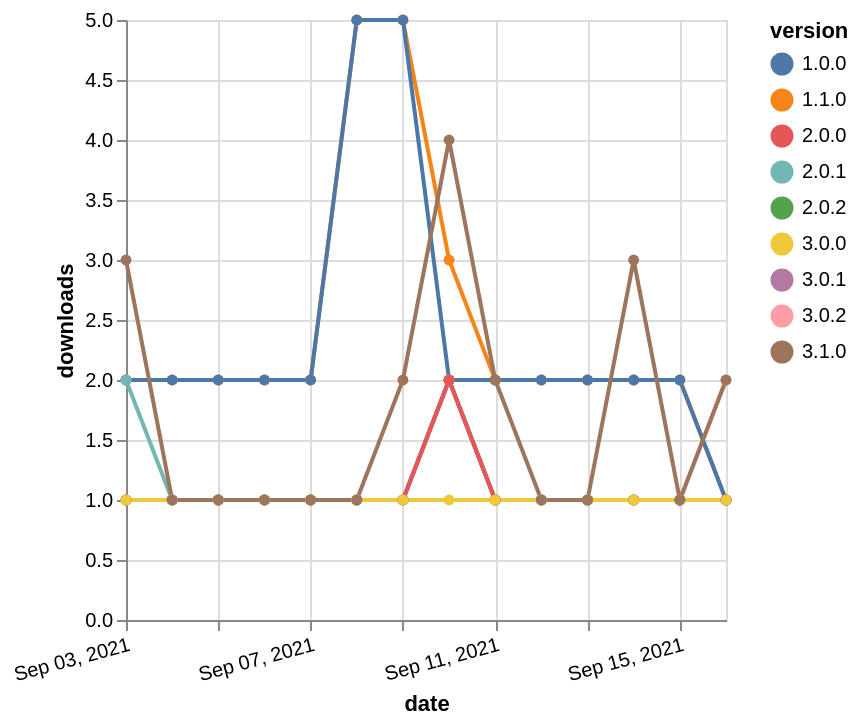

The Vega-Lite source for this figure:
### Vega-Lite specification from a JSON file in a GitHub repository (floating-point values rounded to 4 significant figures)
{"$schema": "https://vega.github.io/schema/vega-lite/v5.json", "description": "A simple bar chart with embedded data.", "data": {"values": [{"date": "2021-09-03", "total": 215, "delta": 1, "version": "2.0.2"}, {"date": "2021-09-04", "total": 216, "delta": 1, "version": "2.0.2"}, {"date": "2021-09-05", "total": 217, "delta": 1, "version": "2.0.2"}, {"date": "2021-09-06", "total": 218, "delta": 1, "version": "2.0.2"}, {"date": "2021-09-07", "total": 219, "delta": 1, "version": "2.0.2"}, {"date": "2021-09-08", "total": 220, "delta": 1, "version": "2.0.2"}, {"date": "2021-09-09", "total": 221, "delta": 1, "version": "2.0.2"}, {"date": "2021-09-10", "total": 223, "delta": 2, "version": "2.0.2"}, {"date": "2021-09-11", "total": 224, "delta": 1, "version": "2.0.2"}, {"date": "2021-09-12", "total": 225, "delta": 1, "version": "2.0.2"}, {"date": "2021-09-13", "total": 226, "delta": 1, "version": "2.0.2"}, {"date": "2021-09-14", "total": 227, "delta": 1, "version": "2.0.2"}, {"date": "2021-09-15", "total": 228, "delta": 1, "version": "2.0.2"}, {"date": "2021-09-16", "total": 229, "delta": 1, "version": "2.0.2"}, {"date": "2021-09-03", "total": 238, "delta": 1, "version": "3.0.2"}, {"date": "2021-09-04", "total": 239, "delta": 1, "version": "3.0.2"}, {"date": "2021-09-05", "total": 240, "delta": 1, "version": "3.0.2"}, {"date": "2021-09-06", "total": 241, "delta": 1, "version": "3.0.2"}, {"date": "2021-09-07", "total": 242, "delta": 1, "version": "3.0.2"}, {"date": "2021-09-08", "total": 243, "delta": 1, "version": "3.0.2"}, {"date": "2021-09-09", "total": 244, "delta": 1, "version": "3.0.2"}, {"date": "2021-09-10", "total": 246, "delta": 2, "version": "3.0.2"}, {"date": "2021-09-11", "total": 247, "delta": 1, "version": "3.0.2"}, {"date": "2021-09-12", "total": 248, "delta": 1, "version": "3.0.2"}, {"date": "2021-09-13", "total": 249, "delta": 1, "version": "3.0.2"}, {"date": "2021-09-14", "total": 250, "delta": 1, "version": "3.0.2"}, {"date": "2021-09-15", "total": 251, "delta": 1, "version": "3.0.2"}, {"date": "2021-09-16", "total": 253, "delta": 2, "version": "3.0.2"}, {"date": "2021-09-03", "total": 2702, "delta": 2, "version": "1.1.0"}, {"date": "2021-09-04", "total": 2704, "delta": 2, "version": "1.1.0"}, {"date": "2021-09-05", "total": 2706, "delta": 2, "version": "1.1.0"}, {"date": "2021-09-06", "total": 2708, "delta": 2, "version": "1.1.0"}, {"date": "2021-09-07", "total": 2710, "delta": 2, "version": "1.1.0"}, {"date": "2021-09-08", "total": 2715, "delta": 5, "version": "1.1.0"}, {"date": "2021-09-09", "total": 2720, "delta": 5, "version": "1.1.0"}, {"date": "2021-09-10", "total": 2723, "delta": 3, "version": "1.1.0"}, {"date": "2021-09-11", "total": 2725, "delta": 2, "version": "1.1.0"}, {"date": "2021-09-12", "total": 2727, "delta": 2, "version": "1.1.0"}, {"date": "2021-09-13", "total": 2729, "delta": 2, "version": "1.1.0"}, {"date": "2021-09-14", "total": 2731, "delta": 2, "version": "1.1.0"}, {"date": "2021-09-15", "total": 2733, "delta": 2, "version": "1.1.0"}, {"date": "2021-09-16", "total": 2734, "delta": 1, "version": "1.1.0"}, {"date": "2021-09-03", "total": 2584, "delta": 2, "version": "1.0.0"}, {"date": "2021-09-04", "total": 2586, "delta": 2, "version": "1.0.0"}, {"date": "2021-09-05", "total": 2588, "delta": 2, "version": "1.0.0"}, {"date": "2021-09-06", "total": 2590, "delta": 2, "version": "1.0.0"}, {"date": "2021-09-07", "total": 2592, "delta": 2, "version": "1.0.0"}, {"date": "2021-09-08", "total": 2597, "delta": 5, "version": "1.0.0"}, {"date": "2021-09-09", "total": 2602, "delta": 5, "version": "1.0.0"}, {"date": "2021-09-10", "total": 2604, "delta": 2, "version": "1.0.0"}, {"date": "2021-09-11", "total": 2606, "delta": 2, "version": "1.0.0"}, {"date": "2021-09-12", "total": 2608, "delta": 2, "version": "1.0.0"}, {"date": "2021-09-13", "total": 2610, "delta": 2, "version": "1.0.0"}, {"date": "2021-09-14", "total": 2612, "delta": 2, "version": "1.0.0"}, {"date": "2021-09-15", "total": 2614, "delta": 2, "version": "1.0.0"}, {"date": "2021-09-16", "total": 2615, "delta": 1, "version": "1.0.0"}, {"date": "2021-09-03", "total": 217, "delta": 2, "version": "2.0.1"}, {"date": "2021-09-04", "total": 218, "delta": 1, "version": "2.0.1"}, {"date": "2021-09-05", "total": 219, "delta": 1, "version": "2.0.1"}, {"date": "2021-09-06", "total": 220, "delta": 1, "version": "2.0.1"}, {"date": "2021-09-07", "total": 221, "delta": 1, "version": "2.0.1"}, {"date": "2021-09-08", "total": 222, "delta": 1, "version": "2.0.1"}, {"date": "2021-09-09", "total": 223, "delta": 1, "version": "2.0.1"}, {"date": "2021-09-10", "total": 225, "delta": 2, "version": "2.0.1"}, {"date": "2021-09-11", "total": 226, "delta": 1, "version": "2.0.1"}, {"date": "2021-09-12", "total": 227, "delta": 1, "version": "2.0.1"}, {"date": "2021-09-13", "total": 228, "delta": 1, "version": "2.0.1"}, {"date": "2021-09-14", "total": 229, "delta": 1, "version": "2.0.1"}, {"date": "2021-09-15", "total": 230, "delta": 1, "version": "2.0.1"}, {"date": "2021-09-16", "total": 231, "delta": 1, "version": "2.0.1"}, {"date": "2021-09-03", "total": 317, "delta": 1, "version": "3.0.1"}, {"date": "2021-09-04", "total": 318, "delta": 1, "version": "3.0.1"}, {"date": "2021-09-05", "total": 319, "delta": 1, "version": "3.0.1"}, {"date": "2021-09-06", "total": 320, "delta": 1, "version": "3.0.1"}, {"date": "2021-09-07", "total": 321, "delta": 1, "version": "3.0.1"}, {"date": "2021-09-08", "total": 322, "delta": 1, "version": "3.0.1"}, {"date": "2021-09-09", "total": 323, "delta": 1, "version": "3.0.1"}, {"date": "2021-09-10", "total": 325, "delta": 2, "version": "3.0.1"}, {"date": "2021-09-11", "total": 326, "delta": 1, "version": "3.0.1"}, {"date": "2021-09-12", "total": 327, "delta": 1, "version": "3.0.1"}, {"date": "2021-09-13", "total": 328, "delta": 1, "version": "3.0.1"}, {"date": "2021-09-14", "total": 329, "delta": 1, "version": "3.0.1"}, {"date": "2021-09-15", "total": 330, "delta": 1, "version": "3.0.1"}, {"date": "2021-09-16", "total": 331, "delta": 1, "version": "3.0.1"}, {"date": "2021-09-03", "total": 217, "delta": 1, "version": "2.0.0"}, {"date": "2021-09-04", "total": 218, "delta": 1, "version": "2.0.0"}, {"date": "2021-09-05", "total": 219, "delta": 1, "version": "2.0.0"}, {"date": "2021-09-06", "total": 220, "delta": 1, "version": "2.0.0"}, {"date": "2021-09-07", "total": 221, "delta": 1, "version": "2.0.0"}, {"date": "2021-09-08", "total": 222, "delta": 1, "version": "2.0.0"}, {"date": "2021-09-09", "total": 223, "delta": 1, "version": "2.0.0"}, {"date": "2021-09-10", "total": 225, "delta": 2, "version": "2.0.0"}, {"date": "2021-09-11", "total": 226, "delta": 1, "version": "2.0.0"}, {"date": "2021-09-12", "total": 227, "delta": 1, "version": "2.0.0"}, {"date": "2021-09-13", "total": 228, "delta": 1, "version": "2.0.0"}, {"date": "2021-09-14", "total": 229, "delta": 1, "version": "2.0.0"}, {"date": "2021-09-15", "total": 230, "delta": 1, "version": "2.0.0"}, {"date": "2021-09-16", "total": 231, "delta": 1, "version": "2.0.0"}, {"date": "2021-09-03", "total": 203, "delta": 1, "version": "3.0.0"}, {"date": "2021-09-04", "total": 204, "delta": 1, "version": "3.0.0"}, {"date": "2021-09-05", "total": 205, "delta": 1, "version": "3.0.0"}, {"date": "2021-09-06", "total": 206, "delta": 1, "version": "3.0.0"}, {"date": "2021-09-07", "total": 207, "delta": 1, "version": "3.0.0"}, {"date": "2021-09-08", "total": 208, "delta": 1, "version": "3.0.0"}, {"date": "2021-09-09", "total": 209, "delta": 1, "version": "3.0.0"}, {"date": "2021-09-10", "total": 210, "delta": 1, "version": "3.0.0"}, {"date": "2021-09-11", "total": 211, "delta": 1, "version": "3.0.0"}, {"date": "2021-09-12", "total": 212, "delta": 1, "version": "3.0.0"}, {"date": "2021-09-13", "total": 213, "delta": 1, "version": "3.0.0"}, {"date": "2021-09-14", "total": 214, "delta": 1, "version": "3.0.0"}, {"date": "2021-09-15", "total": 215, "delta": 1, "version": "3.0.0"}, {"date": "2021-09-16", "total": 216, "delta": 1, "version": "3.0.0"}, {"date": "2021-09-03", "total": 140, "delta": 3, "version": "3.1.0"}, {"date": "2021-09-04", "total": 141, "delta": 1, "version": "3.1.0"}, {"date": "2021-09-05", "total": 142, "delta": 1, "version": "3.1.0"}, {"date": "2021-09-06", "total": 143, "delta": 1, "version": "3.1.0"}, {"date": "2021-09-07", "total": 144, "delta": 1, "version": "3.1.0"}, {"date": "2021-09-08", "total": 145, "delta": 1, "version": "3.1.0"}, {"date": "2021-09-09", "total": 147, "delta": 2, "version": "3.1.0"}, {"date": "2021-09-10", "total": 151, "delta": 4, "version": "3.1.0"}, {"date": "2021-09-11", "total": 153, "delta": 2, "version": "3.1.0"}, {"date": "2021-09-12", "total": 154, "delta": 1, "version": "3.1.0"}, {"date": "2021-09-13", "total": 155, "delta": 1, "version": "3.1.0"}, {"date": "2021-09-14", "total": 158, "delta": 3, "version": "3.1.0"}, {"date": "2021-09-15", "total": 159, "delta": 1, "version": "3.1.0"}, {"date": "2021-09-16", "total": 161, "delta": 2, "version": "3.1.0"}]}, "width": "container", "mark": {"type": "line", "point": {"filled": true}}, "encoding": {"x": {"field": "date", "type": "temporal", "timeUnit": "yearmonthdate", "title": "date", "axis": {"labelAngle": -15}}, "y": {"field": "delta", "type": "quantitative", "title": "downloads"}, "color": {"field": "version", "type": "nominal"}, "tooltip": {"field": "delta"}}}
